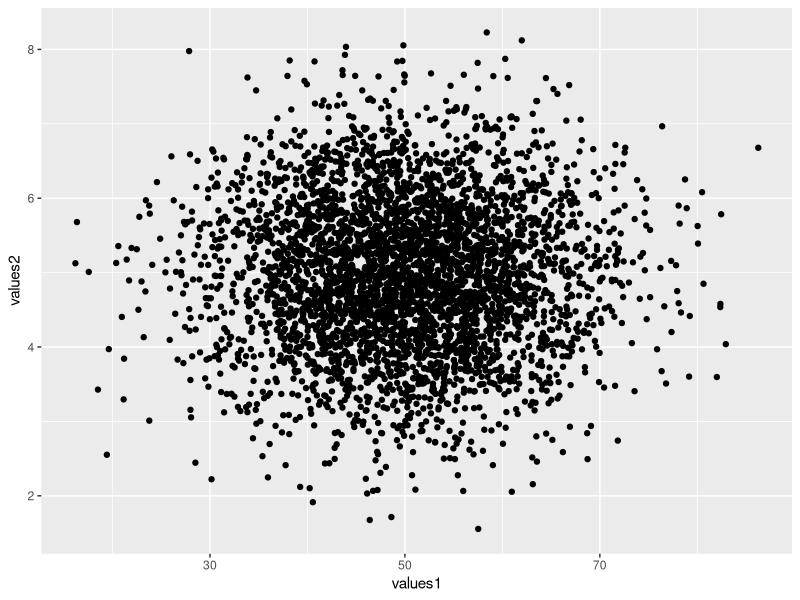
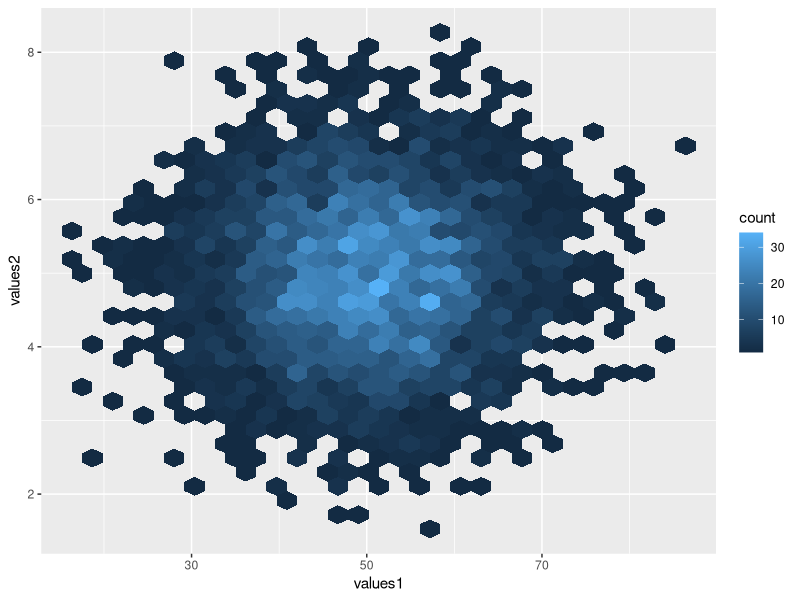
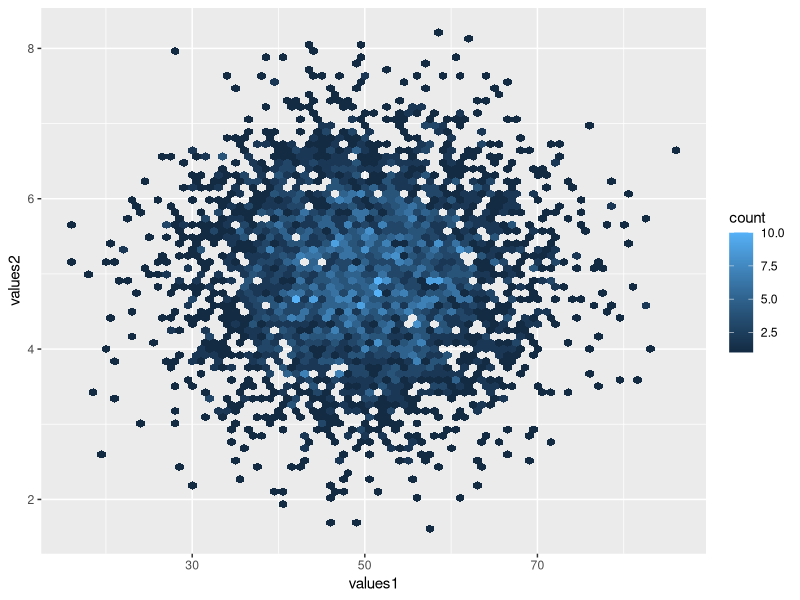
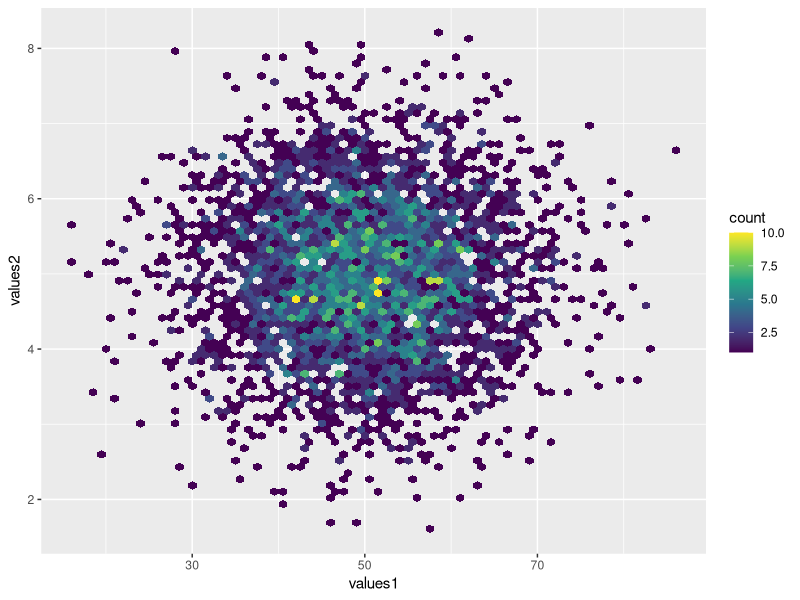

Generate these figures, in order, with R:
## ---- chunk 1
knitr::opts_chunk$set(echo = TRUE, fig.align = "center")

# title: Creating a Hexbin plot
# author: jonathan
# revised: 18/3/2020

WEB <- c("https://bioceed.uib.no/dropfolder/bioSTATS/Rmd/Visualizing/Simple/hexbin.html")
GIT <- c("https://github.com/jonathansoule/biostats/blob/master/Visualizing/Simple/hexbin.Rmd")
library(ggplot2)
# variable 1
values1 <- rnorm(4000, mean = 50, sd = 10)
# variable 2
values2 <- rnorm(4000, mean = 5, sd = 1)
## ---- chunk 2
# dataframe
df <- data.frame(values1, values2)
str(df)
## ---- chunk 3
ggplot(df, aes(values1, values2)) +
  geom_point()
## ---- chunk 4
ggplot(df, aes(values1, values2)) +
  geom_hex()
## ---- chunk 5
ggplot(df, aes(values1, values2)) +
  geom_hex(bins = 70)
## ---- chunk 6
ggplot(df, aes(values1, values2)) +
  geom_hex(bins = 70) +
  scale_fill_viridis_c()
